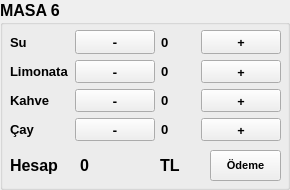
     <widget class="QGroupBox" name="groupBox_6">
      <property name="font">
       <font>
        <family>Leelawadee UI</family>
        <pointsize>12</pointsize>
        <weight>75</weight>
        <bold>true</bold>
       </font>
      </property>
      <property name="title">
       <string>MASA 6</string>
      </property>
      <widget class="QLabel" name="label_78">
       <property name="geometry">
        <rect>
         <x>10</x>
         <y>150</y>
         <width>81</width>
         <height>31</height>
        </rect>
       </property>
       <property name="text">
        <string>Hesap</string>
       </property>
      </widget>
      <widget class="QPushButton" name="pushButton_54">
       <property name="geometry">
        <rect>
         <x>210</x>
         <y>150</y>
         <width>71</width>
         <height>31</height>
        </rect>
       </property>
       <property name="font">
        <font>
         <pointsize>8</pointsize>
        </font>
       </property>
       <property name="text">
        <string>Ödeme</string>
       </property>
      </widget>
      <widget class="QWidget" name="gridLayoutWidget_7">
       <property name="geometry">
        <rect>
         <x>10</x>
         <y>30</y>
         <width>271</width>
         <height>111</height>
        </rect>
       </property>
       <layout class="QGridLayout" name="gridLayout_8">
        <item row="2" column="2">
         <widget class="QLabel" name="label_75">
          <property name="font">
           <font>
            <pointsize>10</pointsize>
           </font>
          </property>
          <property name="text">
           <string>0</string>
          </property>
         </widget>
        </item>
        <item row="3" column="2">
         <widget class="QLabel" name="label_76">
          <property name="font">
           <font>
            <pointsize>10</pointsize>
           </font>
          </property>
          <property name="text">
           <string>0</string>
          </property>
         </widget>
        </item>
        <item row="2" column="3">
         <widget class="QPushButton" name="pushButton_58">
          <property name="font">
           <font>
            <family>Bauhaus 93</family>
            <pointsize>10</pointsize>
           </font>
          </property>
          <property name="text">
           <string>+</string>
          </property>
         </widget>
        </item>
        <item row="3" column="1">
         <widget class="QPushButton" name="pushButton_60">
          <property name="font">
           <font>
            <family>Bauhaus 93</family>
            <pointsize>10</pointsize>
           </font>
          </property>
          <property name="text">
           <string>-</string>
          </property>
         </widget>
        </item>
        <item row="0" column="3">
         <widget class="QPushButton" name="pushButton_61">
          <property name="font">
           <font>
            <family>Bauhaus 93</family>
            <pointsize>10</pointsize>
           </font>
          </property>
          <property name="text">
           <string>+</string>
          </property>
         </widget>
        </item>
        <item row="3" column="3">
         <widget class="QPushButton" name="pushButton_59">
          <property name="font">
           <font>
            <family>Bauhaus 93</family>
            <pointsize>10</pointsize>
           </font>
          </property>
          <property name="text">
           <string>+</string>
          </property>
         </widget>
        </item>
        <item row="0" column="0">
         <widget class="QLabel" name="label_70">
          <property name="font">
           <font>
            <pointsize>10</pointsize>
           </font>
          </property>
          <property name="text">
           <string>Su</string>
          </property>
         </widget>
        </item>
        <item row="1" column="3">
         <widget class="QPushButton" name="pushButton_55">
          <property name="font">
           <font>
            <family>Bauhaus 93</family>
            <pointsize>10</pointsize>
           </font>
          </property>
          <property name="text">
           <string>+</string>
          </property>
         </widget>
        </item>
        <item row="2" column="1">
         <widget class="QPushButton" name="pushButton_56">
          <property name="font">
           <font>
            <family>Bauhaus 93</family>
            <pointsize>10</pointsize>
           </font>
          </property>
          <property name="text">
           <string>-</string>
          </property>
         </widget>
        </item>
        <item row="3" column="0">
         <widget class="QLabel" name="label_69">
          <property name="font">
           <font>
            <pointsize>10</pointsize>
           </font>
          </property>
          <property name="text">
           <string>Çay</string>
          </property>
         </widget>
        </item>
        <item row="1" column="2">
         <widget class="QLabel" name="label_74">
          <property name="font">
           <font>
            <pointsize>10</pointsize>
           </font>
          </property>
          <property name="text">
           <string>0</string>
          </property>
         </widget>
        </item>
        <item row="1" column="0">
         <widget class="QLabel" name="label_71">
          <property name="font">
           <font>
            <pointsize>10</pointsize>
           </font>
          </property>
          <property name="text">
           <string>Limonata</string>
          </property>
         </widget>
        </item>
        <item row="0" column="1">
         <widget class="QPushButton" name="pushButton_62">
          <property name="font">
           <font>
            <family>Bauhaus 93</family>
            <pointsize>10</pointsize>
           </font>
          </property>
          <property name="text">
           <string>-</string>
          </property>
         </widget>
        </item>
        <item row="1" column="1">
         <widget class="QPushButton" name="pushButton_57">
          <property name="font">
           <font>
            <family>Bauhaus 93</family>
            <pointsize>10</pointsize>
           </font>
          </property>
          <property name="text">
           <string>-</string>
          </property>
         </widget>
        </item>
        <item row="2" column="0">
         <widget class="QLabel" name="label_72">
          <property name="font">
           <font>
            <pointsize>10</pointsize>
           </font>
          </property>
          <property name="text">
           <string>Kahve</string>
          </property>
         </widget>
        </item>
        <item row="0" column="2">
         <widget class="QLabel" name="label_73">
          <property name="font">
           <font>
            <pointsize>10</pointsize>
           </font>
          </property>
          <property name="text">
           <string>0</string>
          </property>
         </widget>
        </item>
       </layout>
      </widget>
      <widget class="QLabel" name="label_77">
       <property name="geometry">
        <rect>
         <x>80</x>
         <y>150</y>
         <width>71</width>
         <height>31</height>
        </rect>
       </property>
       <property name="text">
        <string>0</string>
       </property>
      </widget>
      <widget class="QLabel" name="label_82">
       <property name="geometry">
        <rect>
         <x>160</x>
         <y>150</y>
         <width>51</width>
         <height>31</height>
        </rect>
       </property>
       <property name="text">
        <string>TL</string>
       </property>
      </widget>
     </widget>
